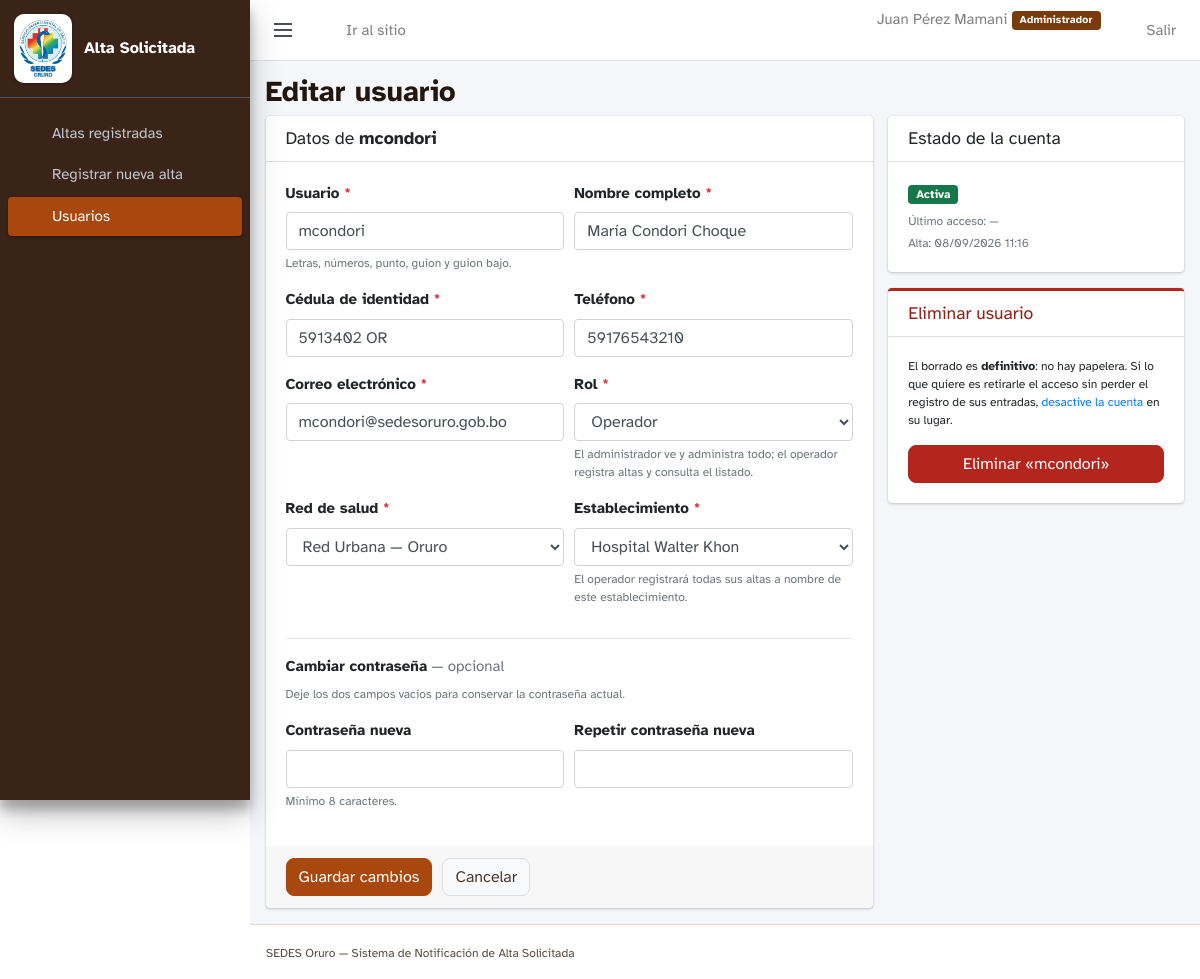
/admin/usuario_editar.php?id=2 (signed in), run on the app's committed database.
### tables this page shows
CREATE TABLE IF NOT EXISTS usuarios (
  id INT AUTO_INCREMENT PRIMARY KEY,
  username VARCHAR(60) NOT NULL UNIQUE,
  nombre_completo VARCHAR(160) NOT NULL,
  ci VARCHAR(30) NOT NULL UNIQUE,
  telefono VARCHAR(30) NOT NULL,
  correo VARCHAR(160) NOT NULL UNIQUE,
   
   
  rol ENUM('administrador','operador') NOT NULL DEFAULT 'operador',
   
   
  red_salud VARCHAR(255) NULL,
  nombre_establecimiento VARCHAR(255) NULL,
  password_hash VARCHAR(255) NOT NULL,
  activo TINYINT(1) NOT NULL DEFAULT 1,
  ultimo_acceso DATETIME NULL,
  created_at TIMESTAMP DEFAULT CURRENT_TIMESTAMP,
  updated_at TIMESTAMP DEFAULT CURRENT_TIMESTAMP ON UPDATE CURRENT_TIMESTAMP,

  INDEX idx_rol (rol),
  INDEX idx_establecimiento (nombre_establecimiento)
);

### admin/usuario_editar.php (the view, shortened to what the rows shown need)
<?php
require_once __DIR__ . '/_plantilla.php';
require_once __DIR__ . '/../lib/campos_establecimiento.php';
$sesion = exigir_administrador();
$base   = ruta_base();
$id = isset($_GET['id']) ? (int) $_GET['id'] : 0;
$usuario = $id > 0 ? buscar_usuario($id) : null;
$errores = array();
$datos = array(
    'username'        => $usuario['username'],
    'nombre_completo' => $usuario['nombre_completo'],
    'ci'              => $usuario['ci'],
    'telefono'        => $usuario['telefono'],
    'correo'          => $usuario['correo'],
    'rol'             => $usuario['rol'],
    'red_salud'              => $usuario['red_salud'],
    'nombre_establecimiento' => $usuario['nombre_establecimiento'],
);
function clase_campo($errores, $campo)
{
    return isset($errores[$campo]) ? ' is-invalid' : '';
}
function fecha_corta($valor)
{
    if (!$valor) {
        return '—';
    }
    $ts = strtotime($valor);
    return $ts ? date('d/m/Y H:i', $ts) : '—';
}
$esPropia = ((int) $usuario['id'] === $sesion['id']);
admin_cabecera('Editar usuario', 'usuarios');
?>
<div class="row">
  <div class="col-lg-8">
    <div class="card">
      <div class="card-header">
        <h3 class="card-title mb-0">
          Datos de <strong><?= h($usuario['username']) ?></strong>
        </h3>
      </div>
      <form method="post" action="" autocomplete="off">
        <div class="card-body">
          <div class="form-row">
            <div class="form-group col-md-6">
              <label for="username">Usuario <span class="text-danger">*</span></label>
              <input type="text" class="form-control<?= clase_campo($errores, 'username') ?>" id="username"
                     name="username" maxlength="60" value="<?= h($datos['username']) ?>" required>
              <small class="form-text text-muted">Letras, números, punto, guion y guion bajo.</small>
            </div>
            <div class="form-group col-md-6">
              <label for="nombre_completo">Nombre completo <span class="text-danger">*</span></label>
              <input type="text" class="form-control<?= clase_campo($errores, 'nombre_completo') ?>" id="nombre_completo"
                     name="nombre_completo" maxlength="160" value="<?= h($datos['nombre_completo']) ?>" required>
            </div>
            <div class="form-group col-md-6">
              <label for="ci">Cédula de identidad <span class="text-danger">*</span></label>
              <input type="text" class="form-control<?= clase_campo($errores, 'ci') ?>" id="ci"
                     name="ci" maxlength="30" value="<?= h($datos['ci']) ?>" required>
            </div>
            <div class="form-group col-md-6">
              <label for="telefono">Teléfono <span class="text-danger">*</span></label>
              <input type="tel" class="form-control<?= clase_campo($errores, 'telefono') ?>" id="telefono"
                     name="telefono" maxlength="30" value="<?= h($datos['telefono']) ?>" required>
            </div>
            <div class="form-group col-md-6">
              <label for="correo">Correo electrónico <span class="text-danger">*</span></label>
              <input type="email" class="form-control<?= clase_campo($errores, 'correo') ?>" id="correo"
                     name="correo" maxlength="160" value="<?= h($datos['correo']) ?>" required>
            </div>
            <div class="form-group col-md-6">
              <label for="rol">Rol <span class="text-danger">*</span></label>
              <select class="form-control<?= clase_campo($errores, 'rol') ?>" id="rol" name="rol" required>
                <?php foreach (roles_disponibles() as $valor => $etiqueta): ?>
                  <option value="<?= h($valor) ?>"<?= $datos['rol'] === $valor ? ' selected' : '' ?>>
                    <?= h($etiqueta) ?>
                  </option>
                <?php endforeach; ?>
              </select>
              <small class="form-text text-muted">
                El administrador ve y administra todo; el operador registra altas y consulta el listado.
              </small>
            </div>
          </div>
          <div class="form-row">
            <?php campos_establecimiento($datos, $errores); ?>
          </div>
        </div>
      </form>
    </div>
  </div>
  <div class="col-lg-4">
    <div class="card">
      <div class="card-body">
        <p class="mb-2">
          <?php if ((int) $usuario['activo'] === 1): ?>
            <span class="badge badge-success">Activa</span>
          <?php else: ?>
            <span class="badge badge-secondary">Desactivada</span>
          <?php endif; ?>
        </p>
        <p class="text-muted small mb-1">Último acceso: <?= h(fecha_corta($usuario['ultimo_acceso'])) ?></p>
        <p class="text-muted small mb-0">Alta: <?= h(fecha_corta($usuario['created_at'])) ?></p>
      </div>
    </div>
    <div class="card card-peligro">
      <div class="card-body">
        <?php if ($esPropia): ?>
          <p class="text-muted mb-0">
            No puede eliminar su propia cuenta. Pida a otro usuario del panel que lo haga.
          </p>
        <?php else: ?>
          <p class="small mb-3">
            El borrado es <strong>definitivo</strong>: no hay papelera. Si lo que quiere es
            retirarle el acceso sin perder el registro de sus entradas,
            <a href="usuarios.php">desactive la cuenta</a> en su lugar.
          </p>
          <form method="post" action="usuarios.php"
                onsubmit="return confirm('¿Eliminar definitivamente al usuario «<?= h($usuario['username']) ?>»?\n\nEsta acción no se puede deshacer.');">
            <button type="submit" class="btn btn-danger btn-block">
              Eliminar «<?= h($usuario['username']) ?>»
            </button>
          </form>
        <?php endif; ?>
      </div>
    </div>
  </div>
</div>
<?php admin_pie(); ?>

### admin/_plantilla.php (shortened to what the rows shown need)
<?php
require_once __DIR__ . '/../lib/auth.php';
function admin_cabecera($titulo, $seccion = 'panel')
{
    $usuario = usuario_actual();
    $base    = ruta_base();
    $esAdmin = $usuario && $usuario['rol'] === ROL_ADMINISTRADOR;
    ?>
<!DOCTYPE html>
<html lang="es">
<head>
<link rel="stylesheet" href="<?= h($base) ?>assets/vendor/adminlte.min.css">
<link rel="stylesheet" href="<?= h($base) ?>assets/admin.css?v=15">
</head>
<body class="hold-transition sidebar-mini layout-fixed">
<div class="wrapper">
  <nav class="main-header navbar navbar-expand navbar-white navbar-light">
    <ul class="navbar-nav ml-auto">
      <li class="nav-item">
        <span class="navbar-text mr-2 d-none d-sm-inline">
          <?= h($usuario ? $usuario['nombre_completo'] : '') ?>
          <span class="badge badge-rol <?= $esAdmin ? 'badge-rol--admin' : 'badge-rol--operador' ?>">
            <?= h($usuario ? nombre_rol($usuario['rol']) : '') ?>
          </span>
        </span>
      </li>
    </ul>
  </nav>
  <div class="content-wrapper">
    <div class="content-header">
      <div class="container-fluid">
        <h1 class="titulo-pagina"><?= h($titulo) ?></h1>
      </div>
    </div>
    <section class="content">
      <div class="container-fluid">
<?php
}
function admin_pie($scripts = array())
{
    ?>
      </div>
    </section>
  </div>
</div>
</body>
</html>
<?php
}

### lib/campos_establecimiento.php (shortened to what the rows shown need)
<?php
require_once __DIR__ . '/redes.php';
function campos_establecimiento(array $datos, array $errores)
{
    $red   = isset($datos['red_salud']) ? (string) $datos['red_salud'] : '';
    $esta  = isset($datos['nombre_establecimiento']) ? (string) $datos['nombre_establecimiento'] : '';
    $malR  = isset($errores['red_salud']) ? ' is-invalid' : '';
    $malE  = isset($errores['nombre_establecimiento']) ? ' is-invalid' : '';
    ?>
    <div class="form-group col-md-6" data-campo-establecimiento>
      <label for="red_salud">Red de salud <span class="text-danger">*</span></label>
      <select class="form-control<?= $malR ?>" id="red_salud" name="red_salud">
        <?php foreach (catalogo_redes() as $nombre => $datosRed): ?>
          <option value="<?= h($nombre) ?>"<?= $red === $nombre ? ' selected' : '' ?>>
            <?= h($nombre) ?> — <?= h($datosRed['municipio']) ?>
          </option>
        <?php endforeach; ?>
      </select>
    </div>
    <div class="form-group col-md-6" data-campo-establecimiento>
      <label for="nombre_establecimiento">Establecimiento <span class="text-danger">*</span></label>
      <select class="form-control<?= $malE ?>" id="nombre_establecimiento" name="nombre_establecimiento"
              data-seleccionado="<?= h($esta) ?>">
        <option value="">Seleccione primero la red…</option>
      </select>
      <small class="form-text text-muted">
        El operador registrará todas sus altas a nombre de este establecimiento.
      </small>
    </div>
    <?php
}
    ?>

### data on the page
usuarios: nombre_completo "Juan Pérez Mamani", rol "Administrador"
usuarios: username "mcondori", nombre_completo "María Condori Choque", ci "5913402 OR", telefono "59176543210", correo "mcondori@sedesoruro.gob.bo", rol "Operador", red_salud "Red Urbana — Oruro", nombre_establecimiento "Hospital Walter Khon", ultimo_acceso "—", created_at "08/09/2026 11:16"

### other printed values
$entrada[0] "Altas registradas"
$entrada[0] "Registrar nueva alta"
$entrada[0] "Usuarios"
$titulo "Editar usuario"
